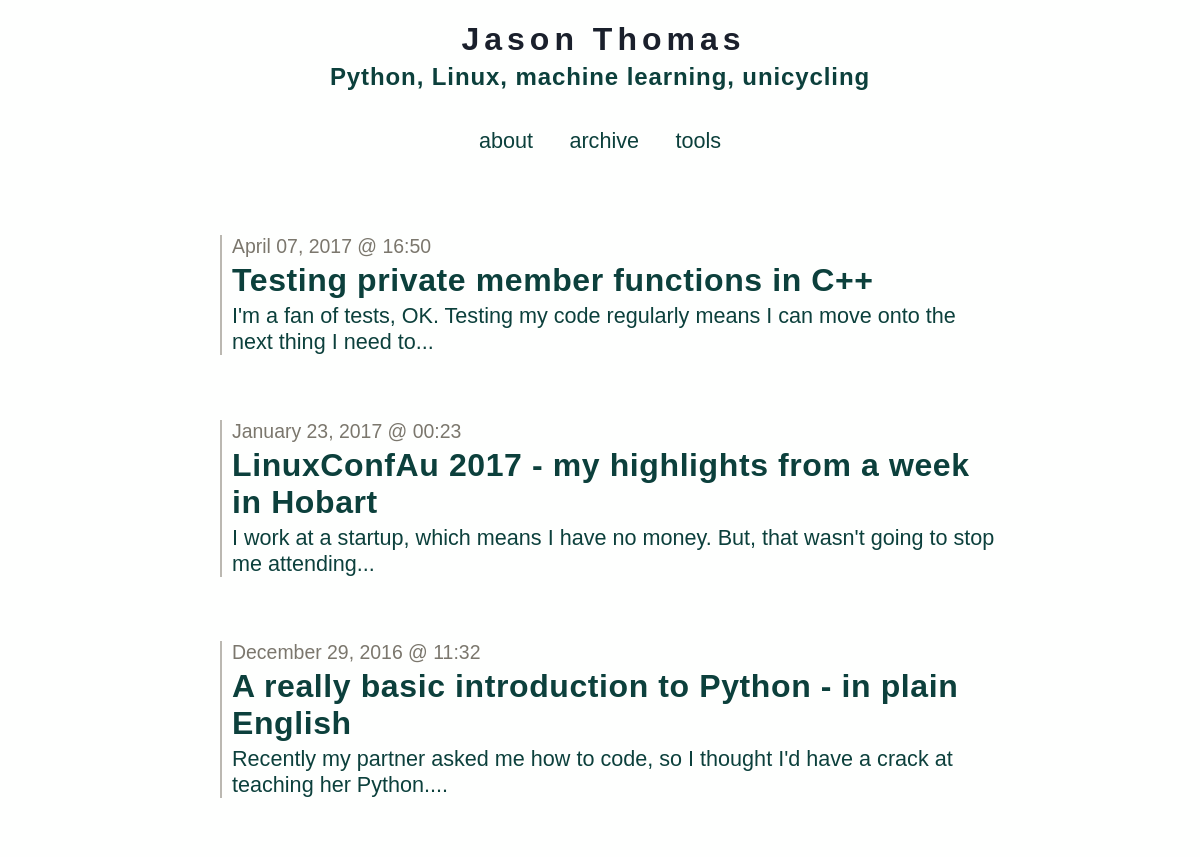
Page /archive (upper part) on the earlier database version.
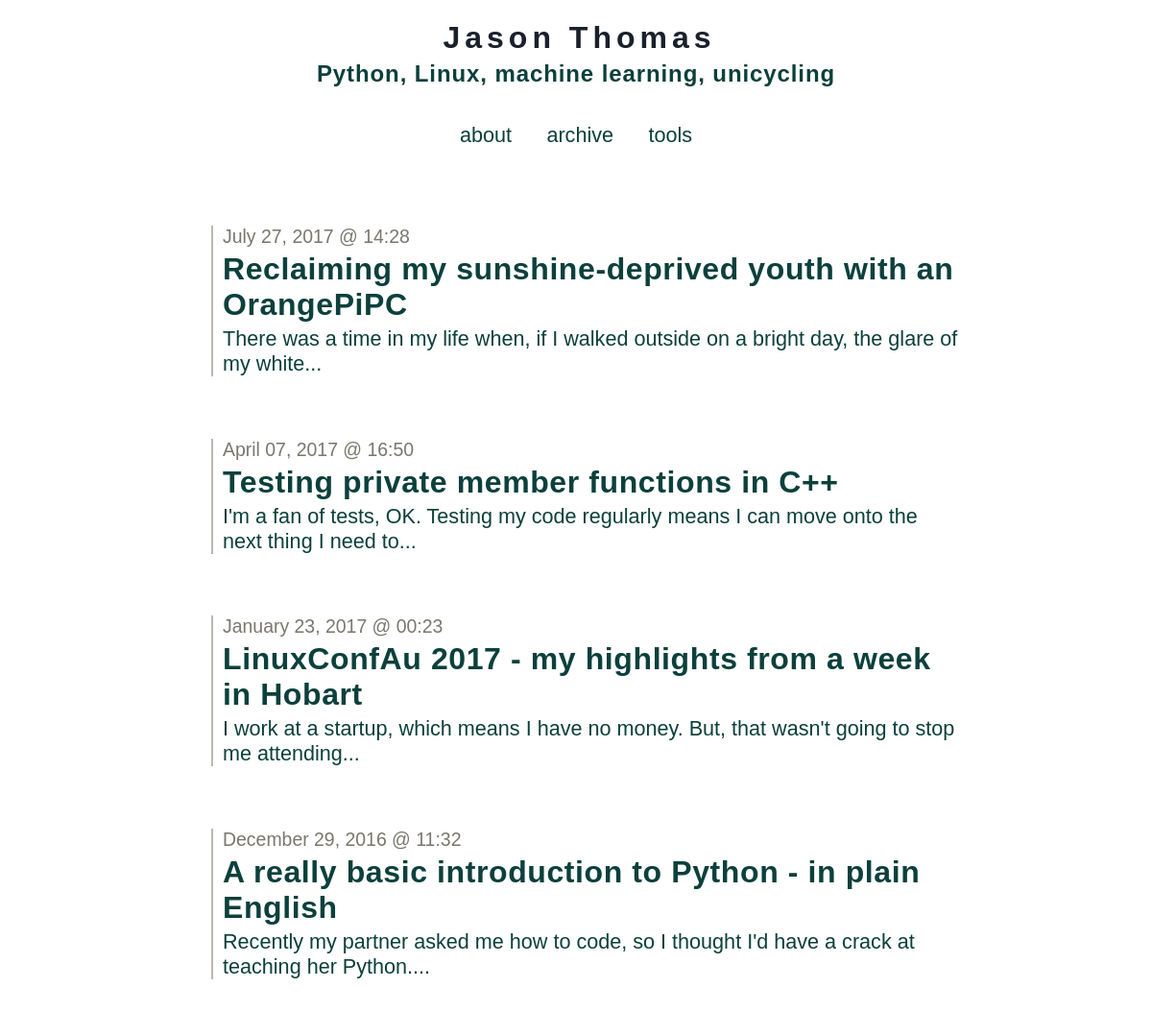
Same page on the later database version.
### tables this page shows
CREATE TABLE entries (
  id integer primary key autoincrement,
  entryDate date not null,
  title text not null,
  text text not null
);

### app.py (the view)
@app.route('/archive')
def show_archive():
    session.pop('logged_in', None)
    entries = getSqlRecords()
    return render_template('show_archive.html', entries=entries)

### app.py (called while the page is built)
def connect_db():
    return sqlite3.connect(app.config['DATABASE'])

def getSqlRecords():
    cursor = g.db.execute('select title, entryDate, text from entries order by id asc')
    entries = [dict(title=row[0], date=row[1], text=row[2]) for row in cursor.fetchall()]
    return entries

@app.before_request
def before_request():
    g.db = connect_db()

@app.teardown_request
def teardown_request(exception):
    db = getattr(g, 'db', None)
    if db is not None:
        db.close()

### templates/show_archive.html
{% extends "layout.html" %}
{% block body %}
  <ul class=entries>
  {% set entry_length=entries|length %}
  {% if entry_length > 0 %}
    {% for entry in entries|reverse() %}
      {% set this_entry_i=entry_length-loop.index %}
      <li class=archiveLink value=><a href="/post?postNum={{this_entry_i}}"><p class=dateText>{{ entry.date|safe }}</p><h2>{{ entry.title }}</h2> <p>{{entry.text|striptags|truncate(100) }}</p></a>
    {% endfor %}
  {% else %}
    <li><em>Why not say something?</em>
  {% endif %}
  </ul>
{% endblock %}

### templates/layout.html (shortened to what this page needs)
<!doctype html>
<link rel="stylesheet" href="{{ url_for('static', filename='default.css') }}">
<link rel=stylesheet type=text/css href="{{ url_for('static', filename='style.css') }}">
<div class=topBanner>
  <a href="/">
    <h1>Jason Thomas</h1>
    <h4>Python, Linux, machine learning, unicycling</h4>
  </a>
</div>
<div class=topLinks>
  <a href="{{ url_for('about') }}">about</a>
  <a href="{{ url_for('show_archive') }}">archive</a>
  <a href="{{ url_for('my_work') }}">tools</a>
</div>
<div class=page>
  {% block body %}{% endblock %}
</div>

### static/style.css (style rules this page uses)
a,h2,h3 { color: #0C403C; }
a:link { text-decoration: none; }
h1,h2,h3,h4 { letter-spacing: 0.6px; }
.page { margin: 3em auto; padding: .8em; max-width: 800px; }
.page a { text-decoration: underline; }
li { margin-bottom: 3em; list-style: none; padding-left:10px; border-left: 2px solid #BBB8B1; margin-left:10px; }
.archiveLink * { cursor:pointer; margin-bottom: 0.125em; margin-top: 0.125em; }
.archiveLink a { text-decoration: none; }
ul { padding-left:10px; }
.topBanner { width: 100%; text-align: center; cursor: pointer; }
.topBanner h1 { font-size: 4.0vh; margin-bottom:5px; letter-spacing:5px; margin-left:7px; color: #1A202C; }
.topBanner h4 { font-size: 3.0vh; letter-spacing:0.9px; margin-top:5px; color: #0C403C; }
.metanav, .topLinks { text-align: center; font-size: 0.9em; padding: 0.3em; }
.topLinks * { margin: 0.75em; margin-top: 0; }
.dateText { margin-bottom:0px; color: #7B776D; font-size:90%; }
h1 { font-size: 4.0vh; }
h2 { font-size: 4.0vh; }
h4 { font-size: 3.2vh; }
p, a, code, li { font-size: 2.7vh; }

Differences in the rows shown:
added entries: date "July 27, 2017 @ 14:28", title "Reclaiming my sunshine-deprived youth with an OrangePiPC", text "There was a time in my life when, if I walked outside on a bright day, the glare of my white..."
